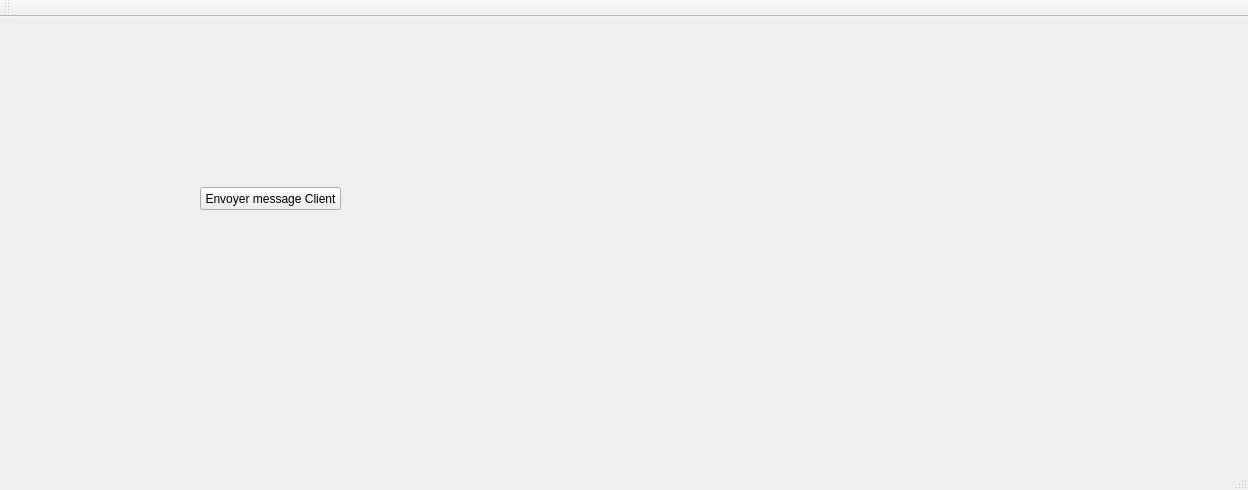
<?xml version="1.0" encoding="UTF-8"?>
<ui version="4.0">
 <class>TCPWebsocketServerClass</class>
 <widget class="QMainWindow" name="TCPWebsocketServerClass">
  <property name="geometry">
   <rect>
    <x>0</x>
    <y>0</y>
    <width>1248</width>
    <height>490</height>
   </rect>
  </property>
  <property name="windowTitle">
   <string>TCP-Websocket [Server]</string>
  </property>
  <widget class="QWidget" name="centralWidget">
   <widget class="QLabel" name="label_status">
    <property name="geometry">
     <rect>
      <x>290</x>
      <y>60</y>
      <width>591</width>
      <height>51</height>
     </rect>
    </property>
    <property name="text">
     <string/>
    </property>
   </widget>
   <widget class="QLabel" name="label_message">
    <property name="geometry">
     <rect>
      <x>20</x>
      <y>240</y>
      <width>1201</width>
      <height>71</height>
     </rect>
    </property>
    <property name="text">
     <string/>
    </property>
   </widget>
   <widget class="QPushButton" name="pushMessageButton">
    <property name="geometry">
     <rect>
      <x>200</x>
      <y>170</y>
      <width>141</width>
      <height>23</height>
     </rect>
    </property>
    <property name="text">
     <string>Envoyer message Client</string>
    </property>
   </widget>
   <widget class="QLabel" name="label_database">
    <property name="geometry">
     <rect>
      <x>10</x>
      <y>340</y>
      <width>691</width>
      <height>31</height>
     </rect>
    </property>
    <property name="text">
     <string/>
    </property>
   </widget>
   <widget class="QLabel" name="label_user">
    <property name="geometry">
     <rect>
      <x>10</x>
      <y>390</y>
      <width>691</width>
      <height>31</height>
     </rect>
    </property>
    <property name="text">
     <string/>
    </property>
   </widget>
  </widget>
  <widget class="QMenuBar" name="menuBar">
   <property name="geometry">
    <rect>
     <x>0</x>
     <y>0</y>
     <width>1248</width>
     <height>22</height>
    </rect>
   </property>
  </widget>
  <widget class="QToolBar" name="mainToolBar">
   <attribute name="toolBarArea">
    <enum>TopToolBarArea</enum>
   </attribute>
   <attribute name="toolBarBreak">
    <bool>false</bool>
   </attribute>
  </widget>
  <widget class="QStatusBar" name="statusBar"/>
 </widget>
 <layoutdefault spacing="6" margin="11"/>
 <resources>
  <include location="TCPWebsocketServer.qrc"/>
 </resources>
 <connections>
  <connection>
   <sender>pushMessageButton</sender>
   <signal>clicked()</signal>
   <receiver>TCPWebsocketServerClass</receiver>
   <slot>onSendMessageButtonClicked()</slot>
   <hints>
    <hint type="sourcelabel">
     <x>280</x>
     <y>175</y>
    </hint>
    <hint type="destinationlabel">
     <x>283</x>
     <y>199</y>
    </hint>
   </hints>
  </connection>
 </connections>
 <slots>
  <slot>onSendMessageButtonClicked()</slot>
 </slots>
</ui>
